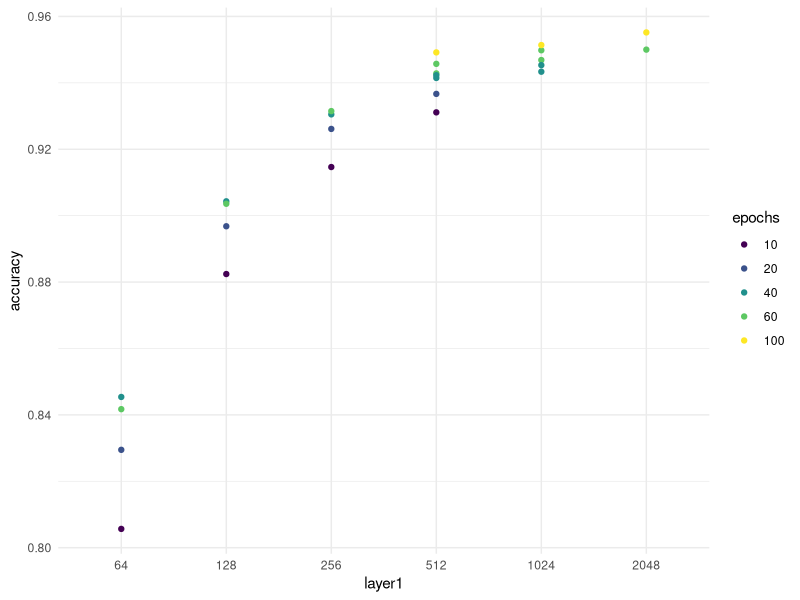
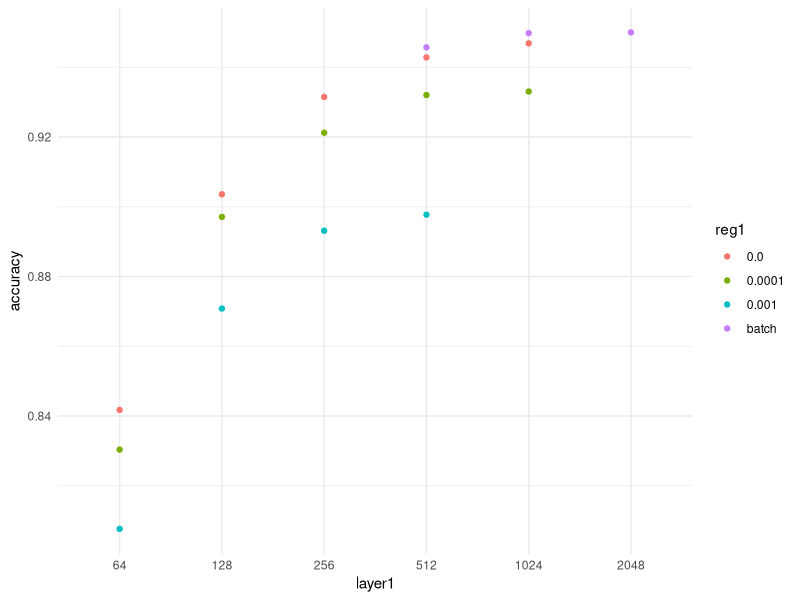
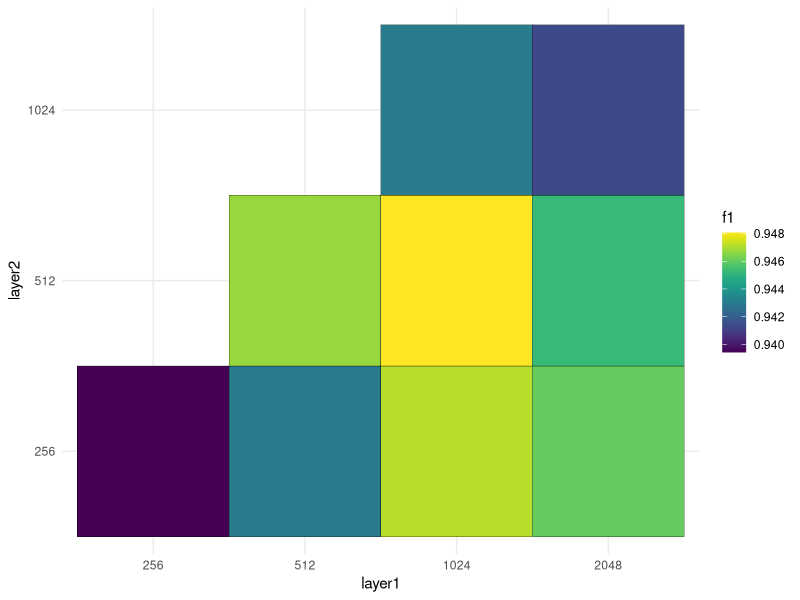
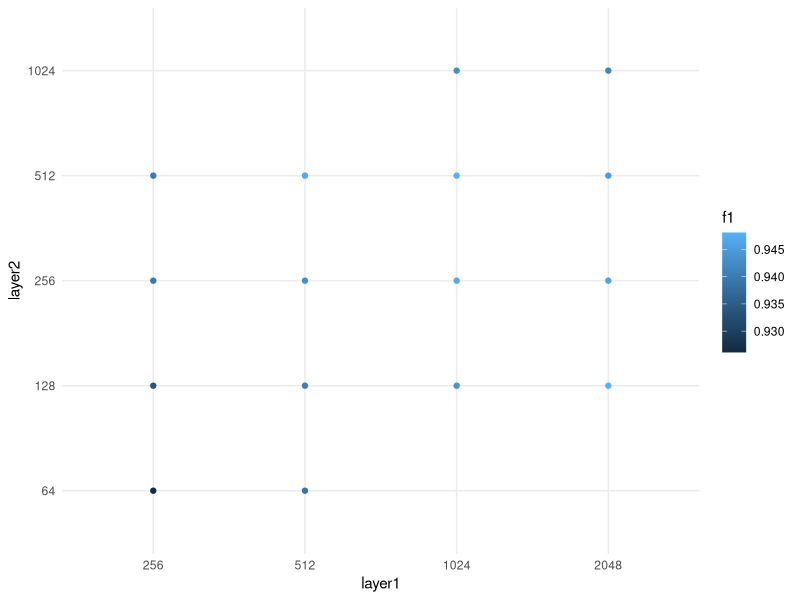
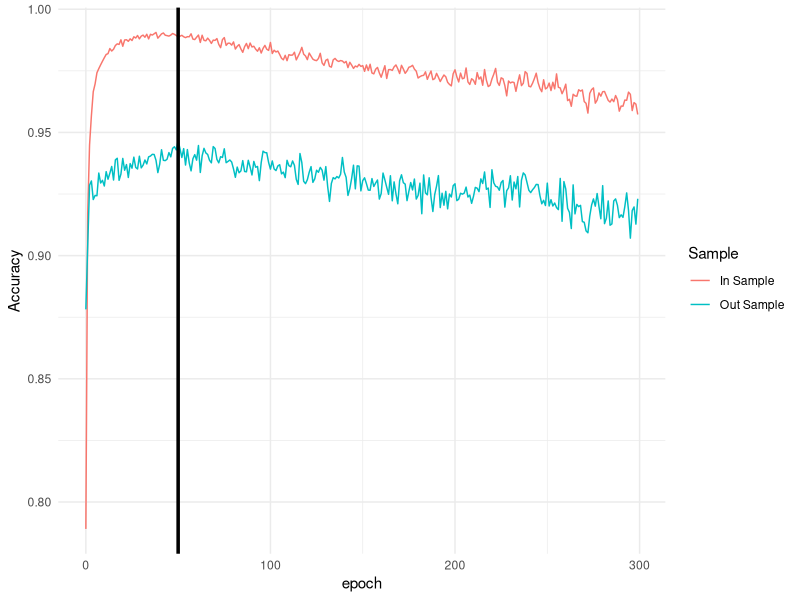

Write the R code that produced these figures, in order.
setwd("~/Dropbox/uni/nc/project/code/results/")
library(tidyverse)

layer1 <- read.csv("nn_1_layer.csv", header = T)
head(layer1)
layer1$reg1 <- as.factor(layer1$reg1)
layer1$layer1 <- as.ordered(layer1$layer1)
layer1$epochs <- as.ordered(layer1$epochs)

# best 1 layer: 2048 nodes, 100 epochs, batch normalization
layer1 %>%
  filter(reg1 == '0.0' | reg1 == 'batch',
         dropout1 == 0.2) %>%
ggplot(aes(layer1, accuracy)) +
  geom_point(aes(color = epochs)) +
  theme_minimal()


layer1 %>%
  filter(epochs == 60,
         dropout1 == 0.2) %>%
ggplot(aes(layer1, accuracy)) +
  geom_point(aes(color = reg1)) +
  theme_minimal()















layer2 <- read.csv("nn_2_layer_aws.csv", header = T)
layer2$layer1 <- as.ordered(layer2$layer1)
layer2$layer2 <- as.ordered(layer2$layer2)


# (1024, 512) seems to be the best layer sizes
library(viridis)
layer2 %>%
  filter(layer1 >= 256,
         layer2 >= 256,
         as.numeric(layer2) <= as.numeric(layer1)) %>%
ggplot(aes(layer1, layer2)) +
  geom_tile(aes(fill = f1), color = 'black') +
  scale_fill_viridis() +
  theme_minimal()



layer2 %>%
  filter(layer1 >= 256) %>%
ggplot(aes(layer1, layer2)) +
  geom_point(aes(color = f1)) +
  theme_minimal()


# early stopping
library(reshape2)
layer2_stopping <- read.csv("2layer_early_stopping.csv", header = T)
layer2_stopping <- rename(layer2_stopping, out_sample = val_acc,
                          in_sample = acc)


layer2_stopping_melted <- melt(layer2_stopping, measure.vars = c("in_sample", "out_sample"),
                        value.name = "Accuracy", variable.name = "Sample")

ggplot(layer2_stopping_melted) +
  geom_line(aes(epoch, Accuracy, color = Sample)) +
  geom_vline(xintercept = 50, size = 1.2) +
  theme_minimal() +
  scale_color_hue(labels = c("In Sample", "Out Sample")) +
  labs(xlab("Epochs"))







